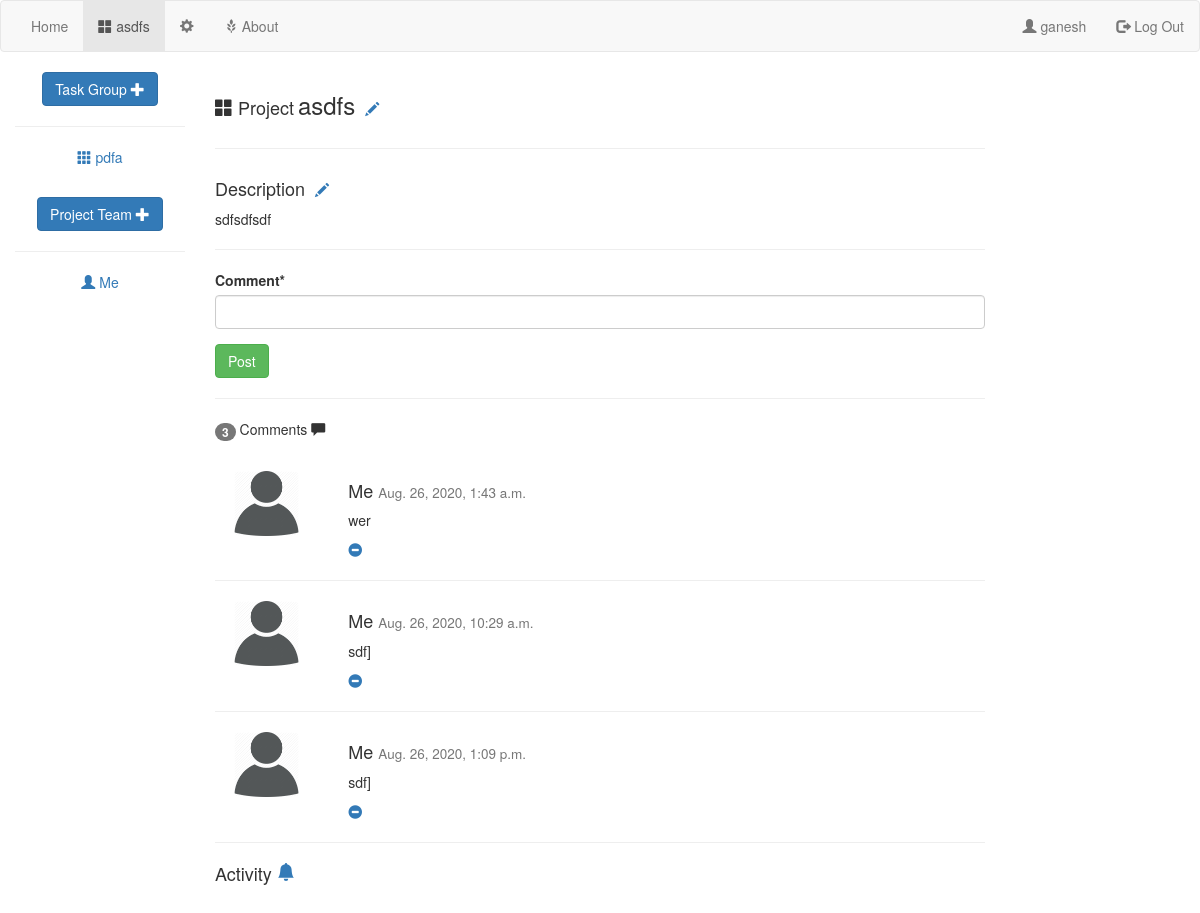
Page /1/project/ (signed in) on the earlier database version.
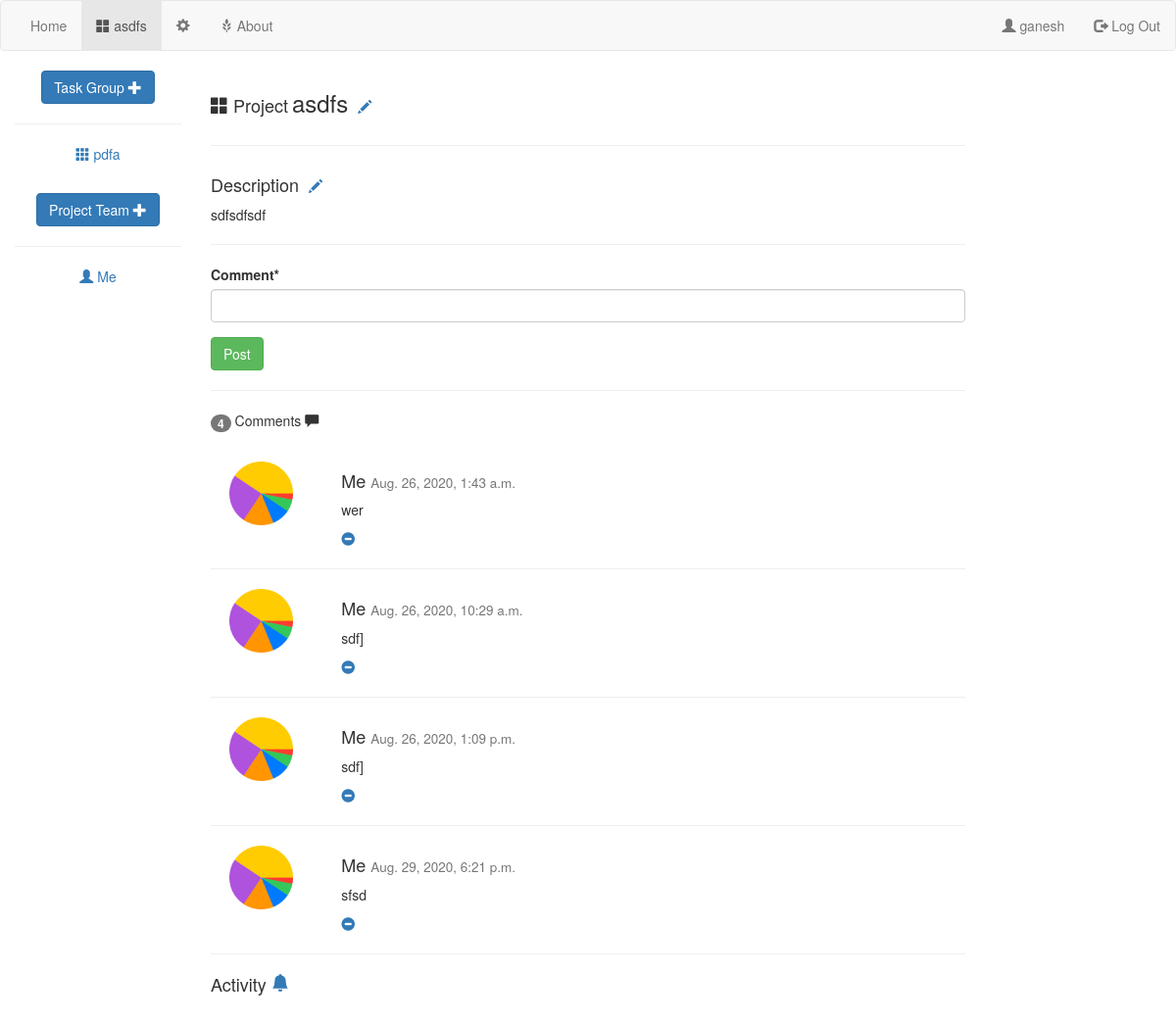
Same page on the later database version.
### projectMgr/models.py (models this page shows)
class Project(models.Model):
    name = models.CharField(max_length=100)
    people = models.ManyToManyField(User,related_name="project_set")
    description = models.TextField()
    isArchived = models.BooleanField(default=False)
    comment = models.ManyToManyField(Comment)
    created = models.DateTimeField(auto_now=True)
    createdBy = models.ForeignKey(User,on_delete=models.CASCADE,related_name="projectIcreated",null=True)
    deadLine = models.DateTimeField(null=True)
    pass

class User(AbstractUser):
    profilePicture = models.CharField(max_length=200,null=True)
    fullName = models.CharField(max_length=100,null=True)
    bio = models.CharField(null=True,max_length=500)
    pass

class TaskGroup(models.Model):
    name = models.CharField(max_length=100)
    creator = models.ForeignKey(User,on_delete=models.CASCADE,related_name='taskgroupIcreated',null=True)
    description = models.TextField()
    project = models.ForeignKey(Project,on_delete=models.CASCADE,related_name="taskgroup_set",null=True)
    comment = models.ManyToManyField(Comment)
    people = models.ManyToManyField(User)
    created = models.DateTimeField(auto_now=True)
    DeadLine = models.DateTimeField(null=True)

class Comment(models.Model):
    createdOn = models.DateTimeField(auto_now=True)
    modifiedOn = models.DateTimeField()
    createdBy = models.ForeignKey(User, on_delete=models.CASCADE)
    textField = models.TextField()
    replyLink = models.ForeignKey('self', on_delete=models.CASCADE,null=True)
    deleted = models.BooleanField(default=False)

### projectMgr/views.py (the view)
# urls.py: path('<int:projectid>/project/',views.projectDetail,name='projectDetail'),
def projectDetail(request: HttpRequest, projectid):
    if not request.user.is_authenticated:
        return redirect('projectMgr:homepage')
    '''

    :param request:
    :return:
    '''
    thisProject = models.Project.objects.get(id=projectid)
    print(thisProject.name)
    commentForm = forms.createComment()
    commentSet = thisProject.comment.all()
    stream = target_stream(thisProject)
    return render(request, 'projectMgr/projectDetail.html',
                  {'project': thisProject, 'commentForm': commentForm, 'commentSet': commentSet,
                   'thisUser': request.user,'nocomm':len(commentSet),'stream':stream})
    pass

### projectMgr/forms.py
class createComment(forms.Form):
    Comment = forms.CharField(widget=forms.TextInput,max_length=500)
    pass

### projectMgr/templates/projectMgr/projectDetail.html (shortened to what this page needs)
{% extends 'projectMgr/base.html' %}
{% block leftnav %}
<li class="active"><a href="{% url 'projectMgr:projectDetail' project.id %}" ><span class="glyphicon glyphicon-th-large"></span> {{project.name}}</a></li>
<li><a href="{% url 'projectMgr:projectDetailEdit' project.id  %}" ><span class="glyphicon glyphicon-cog"></span></a></li>
{% endblock %}
{% block heading %}
    <h4 style="display: inline-block"><span class="glyphicon glyphicon-th-large"></span> Project</h4>
    <h3 style="display: inline-block;margin-right: 10px" > {{ project.name }} <h5 style="display: inline-block"><a href="{% url 'projectMgr:projectDetailEdit' project.id %}"> <i class="glyphicon glyphicon-pencil"></i></a> </h5></h3>
    <hr>
{% endblock %}
{% block body %}
    <h4 style="display: inline-block;margin-right: 10px" >Description <h5 style="display: inline-block"><a href="{% url 'projectMgr:projectDetailEdit' project.id %}"> <i class="glyphicon glyphicon-pencil"></i></a> </h5></h4>
    <div >
    <p>{{ project.description }}</p>
    </div>
    <hr>
    {% load crispy_forms_tags %}
    <form action="{% url 'projectMgr:projectDetailComment' project.id %}" method="post">
{{ commentForm|crispy }}
    <input type="submit" class="btn btn-success" value="Post">
    </form>
    <hr>
     <p><span class="badge">{{nocomm }}</span> Comments <span class="glyphicon glyphicon-comment"></span></p><br>
    {% load static %}
    {% for comment in commentSet %}
    <div class="row">
        <div class="col-sm-2 text-center">
            {% if comment.createdBy.profilePicture != None %}
            <img src={{ comment.createdBy.profilePicture }}  height="65" width="65" style=" border-radius: 5px" alt="">
            {% else %}
                <img src="{% static 'projectMgr/images/default_user.png' %}"  height="65" width="65" style=" border-radius: 5px" alt="">
            {% endif %}
        </div>
        <div class="col-sm-10">
            <h4>
                {% if comment.createdBy == thisUser %}
                Me
                {% else %}
                {{ comment.createdBy.username }}
                {% endif %}
                <small>{{comment.createdOn}}</small></h4>
            {% if comment.deleted %}
            <p style="color: gray">This comment was deleted</p>
            {% else %}
            <p>{{ comment.textField }}</p>
                {% if comment.createdBy == thisUser %}
                     <a href="{% url 'projectMgr:projectDeleteComment' project.id comment.id %}" ><span class="glyphicon glyphicon-minus-sign"></span></a>
                    {% endif %}
            {% endif %}
        </div>
        </div>
        <hr>
    {% endfor %}
    {% load activity_tags i18n %}
        <h4>Activity <a href="{% url 'projectMgr:followProject' project.id %}">
    {% if thisUser|is_following:project %}
        <svg width="1em" height="1em" viewBox="0 0 16 16" class="bi bi-bell-fill" fill="currentColor" xmlns="http://www.w3.org/2000/svg">
  <path d="M8 16a2 2 0 0 0 2-2H6a2 2 0 0 0 2 2zm.995-14.901a1 1 0 1 0-1.99 0A5.002 5.002 0 0 0 3 6c0 1.098-.5 6-2 7h14c-1.5-1-2-5.902-2-7 0-2.42-1.72-4.44-4.005-4.901z"/>
</svg>
    {% endif %}
</a></h4>
{% endblock %}
{% block sidenav %}
    <a href="{% url 'projectMgr:createTaskGroup' project.id%}" class="btn btn-primary">Task Group <span class="glyphicon glyphicon-plus"></span> </a>
   <hr>
            {% for task in project.taskgroup_set.all %}
                <p><a style="margin: 3px"  href="{% url 'projectMgr:taskGroupDetail' projectid=project.id taskGroupId=task.id %}"><span class="glyphicon glyphicon-th"></span> {{ task.name }}</a></p>
        {% endfor %}
    <br>
      <a href="{% url 'projectMgr:chooseProjectMates' project.id %}" class="btn btn-primary">Project Team <span class="glyphicon glyphicon-plus"></span> </a>
   <hr>
            {% for person in project.people.all %}
            {% if person == thisUser %}
                            <p><a style="margin: 3px"  href=""><span class="glyphicon glyphicon-user"></span> Me</a></p>
                {% else %}
            <p><a style="margin: 3px"  href=""><span class="glyphicon glyphicon-user"></span> {{ person.username }}</a></p>
                {% endif %}
        {% endfor %}
    <br>
{% endblock %}

### projectMgr/templates/projectMgr/base.html (shortened to what this page needs)
<!DOCTYPE html>
<html lang="en">
 {% load static %}
<link rel="stylesheet" type="text/css" href="{% static 'projectMgr/styles.css' %}">
  <link rel="stylesheet" href="https://maxcdn.bootstrapcdn.com/bootstrap/3.4.1/css/bootstrap.min.css">
<nav class="navbar navbar-default ">
    <div class="container-fluid">
        <ul class="nav navbar-nav">
            <li class="nav-item"><a href="{% url 'projectMgr:homepage' %}">Home</a></li>
            {% block leftnav %}
            {% endblock %}
            <li><a href="{% url 'projectMgr:about' %}"><span class="glyphicon glyphicon-grain"></span> About</a></li>
        </ul>
        <ul class="nav navbar-nav navbar-right">
            {% block rightnav %}
                {% if thisUser %}
                    <li><a href="{% url 'projectMgr:userinfo' %}"><span class="glyphicon glyphicon-user"></span> {{ thisUser.username }}</a></li>
                    <li><a href="{% url 'projectMgr:logout' %}"><span class="glyphicon glyphicon-log-out"></span> Log Out</a></li>
                {% else %}
                    <li><a href="{% url 'projectMgr:signin' %}"><span class="glyphicon glyphicon-log-in"></span> Log In</a></li>
                    <li><a href="{% url 'projectMgr:signup' %}"><span class="glyphicon glyphicon-user"></span> Sign Up</a></li>
                {% endif %}
            {% endblock %}
        </ul>
    </div>
</nav>
<div class="container-fluid text-center">
    <div class="row content">
        <div class="col-sm-2 sidenav">
            {% block sidenav %}{% endblock %}
        </div>
        <div class="col-sm-8 text-left">
        {% block heading %}
        {% endblock %}
        {% block body %}{% endblock %}
        </div>
    </div>
</div>
</html>

Differences in the rows shown:
changed through a linked row, Comment "wer": createdBy.profilePicture: picture added; profilePicture: picture removed
changed through a linked row, Comment "Aug. 26, 2020, 10:29 a.m.": createdBy.profilePicture: picture added; profilePicture: picture removed
changed through a linked row, Comment "Aug. 26, 2020, 1:09 p.m.": createdBy.profilePicture: picture added; profilePicture: picture removed
added Comment: createdBy.profilePicture (picture), shows "Me", createdOn "Aug. 29, 2020, 6:21 p.m.", textField "sfsd"
Other differences:
{{ nocomm }}: "3" → "4"
